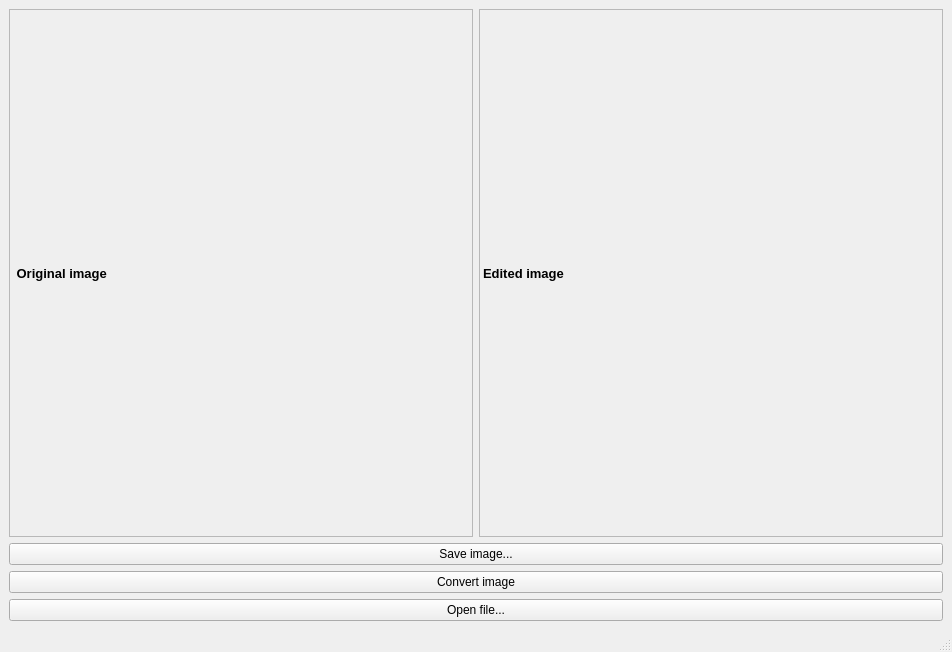
<?xml version="1.0" encoding="UTF-8"?>
<ui version="4.0">
 <class>MainWindow</class>
 <widget class="QMainWindow" name="MainWindow">
  <property name="geometry">
   <rect>
    <x>0</x>
    <y>0</y>
    <width>952</width>
    <height>623</height>
   </rect>
  </property>
  <property name="sizePolicy">
   <sizepolicy hsizetype="Preferred" vsizetype="Expanding">
    <horstretch>0</horstretch>
    <verstretch>0</verstretch>
   </sizepolicy>
  </property>
  <property name="windowTitle">
   <string>MainWindow</string>
  </property>
  <widget class="QWidget" name="centralwidget">
   <layout class="QVBoxLayout" name="verticalLayout">
    <item>
     <layout class="QHBoxLayout" name="horizontalLayout_2">
      <item>
       <widget class="QLabel" name="label">
        <property name="sizePolicy">
         <sizepolicy hsizetype="Preferred" vsizetype="Preferred">
          <horstretch>0</horstretch>
          <verstretch>0</verstretch>
         </sizepolicy>
        </property>
        <property name="minimumSize">
         <size>
          <width>463</width>
          <height>528</height>
         </size>
        </property>
        <property name="font">
         <font>
          <pointsize>10</pointsize>
          <bold>true</bold>
         </font>
        </property>
        <property name="frameShape">
         <enum>QFrame::StyledPanel</enum>
        </property>
        <property name="text">
         <string> Original image</string>
        </property>
        <property name="scaledContents">
         <bool>true</bool>
        </property>
       </widget>
      </item>
      <item>
       <widget class="QLabel" name="label_2">
        <property name="sizePolicy">
         <sizepolicy hsizetype="Preferred" vsizetype="Preferred">
          <horstretch>0</horstretch>
          <verstretch>0</verstretch>
         </sizepolicy>
        </property>
        <property name="minimumSize">
         <size>
          <width>463</width>
          <height>528</height>
         </size>
        </property>
        <property name="font">
         <font>
          <family>Segoe UI</family>
          <pointsize>10</pointsize>
          <italic>false</italic>
          <bold>true</bold>
          <underline>false</underline>
          <strikeout>false</strikeout>
          <stylestrategy>PreferDefault</stylestrategy>
          <kerning>true</kerning>
         </font>
        </property>
        <property name="frameShape">
         <enum>QFrame::StyledPanel</enum>
        </property>
        <property name="text">
         <string>Edited image</string>
        </property>
        <property name="scaledContents">
         <bool>true</bool>
        </property>
       </widget>
      </item>
     </layout>
    </item>
    <item>
     <layout class="QVBoxLayout" name="verticalLayout_2">
      <item>
       <widget class="QPushButton" name="Save">
        <property name="sizePolicy">
         <sizepolicy hsizetype="Expanding" vsizetype="Expanding">
          <horstretch>0</horstretch>
          <verstretch>0</verstretch>
         </sizepolicy>
        </property>
        <property name="text">
         <string>Save image...</string>
        </property>
       </widget>
      </item>
      <item>
       <widget class="QPushButton" name="Convert">
        <property name="sizePolicy">
         <sizepolicy hsizetype="Expanding" vsizetype="Expanding">
          <horstretch>0</horstretch>
          <verstretch>0</verstretch>
         </sizepolicy>
        </property>
        <property name="text">
         <string>Convert image</string>
        </property>
       </widget>
      </item>
      <item>
       <widget class="QPushButton" name="Open">
        <property name="sizePolicy">
         <sizepolicy hsizetype="Minimum" vsizetype="Expanding">
          <horstretch>0</horstretch>
          <verstretch>0</verstretch>
         </sizepolicy>
        </property>
        <property name="text">
         <string>Open file...</string>
        </property>
       </widget>
      </item>
     </layout>
    </item>
   </layout>
  </widget>
  <widget class="QMenuBar" name="menubar">
   <property name="geometry">
    <rect>
     <x>0</x>
     <y>0</y>
     <width>952</width>
     <height>21</height>
    </rect>
   </property>
  </widget>
  <widget class="QStatusBar" name="statusbar"/>
 </widget>
 <resources/>
 <connections/>
</ui>
